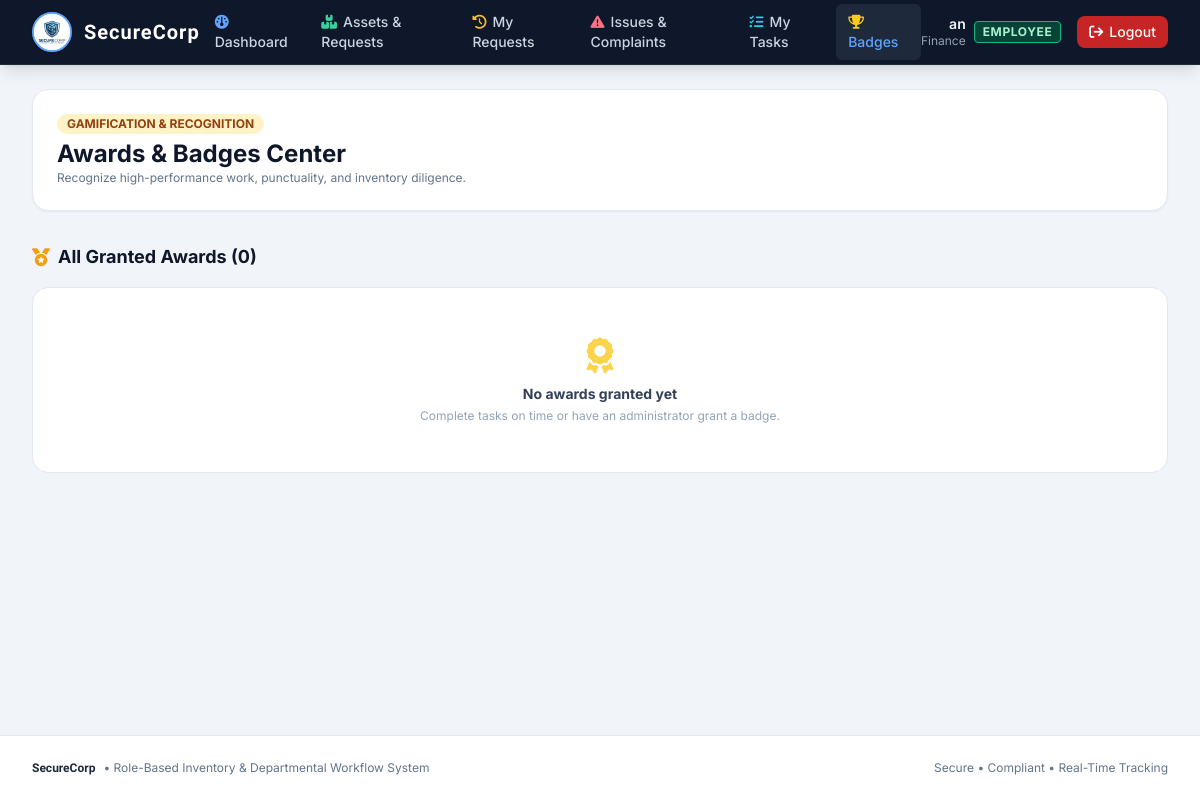
Screenshot of /awards/ (signed in) with the database file from the repository.
### inventory/models.py (models this page shows, shortened)
class User(AbstractUser):
    ROLE_CHOICES = (
        ('ADMIN', 'Admin'),
        ('EMPLOYEE', 'Employee'),
    )
    role = models.CharField(max_length=10, choices=ROLE_CHOICES, default='EMPLOYEE')
    skills = models.ManyToManyField(Skill, blank=True, related_name='employees')
    department = models.ForeignKey(Department, on_delete=models.SET_NULL, null=True, blank=True, related_name='employees')
    @property
    def is_admin_role(self):
        return self.role == 'ADMIN' or self.is_superuser or self.is_staff
    @property
    def full_name_or_username(self):
        full = self.get_full_name()
        return full if full else self.username

class Department(models.Model):
    name = models.CharField(max_length=100, unique=True)
    description = models.TextField(blank=True)

### inventory/views.py (the view)
# urls.py: path('awards/', views.award_list, name='award_list'),
@login_required
def award_list(request):
    awards = Award.objects.select_related('employee', 'employee__department').all().order_by('-awarded_at')
    leaderboard = User.objects.filter(role='EMPLOYEE').annotate(
        award_count=Count('awards')
    ).filter(award_count__gt=0).order_by('-award_count')[:10]
    return render(request, 'inventory/award_list.html', {
        'awards': awards,
        'leaderboard': leaderboard,
        'badge_choices': Award.BADGE_CHOICES
    })

### templates/inventory/award_list.html (shortened to what this page needs)
{% extends 'base.html' %}
{% block content %}
<div class="space-y-8">
    <div class="bg-white p-6 rounded-2xl shadow-sm border border-slate-200 flex flex-col sm:flex-row sm:items-center sm:justify-between gap-4">
        <div>
            <div class="flex items-center space-x-2">
                <span class="inline-flex items-center px-2.5 py-0.5 rounded-full text-xs font-bold bg-amber-100 text-amber-800">
                    GAMIFICATION & RECOGNITION
                </span>
            </div>
            <h1 class="text-2xl font-bold text-slate-900 mt-1">Awards & Badges Center</h1>
            <p class="text-xs text-slate-500">Recognize high-performance work, punctuality, and inventory diligence.</p>
        </div>
    </div>
    <div>
        <h2 class="text-lg font-bold text-slate-900 mb-4 flex items-center">
            <i class="fa-solid fa-medal mr-2 text-amber-500"></i>All Granted Awards ({{ awards.count }})
        </h2>
        <div class="grid grid-cols-1 sm:grid-cols-2 lg:grid-cols-4 gap-6">
            {% for award in awards %}
            <div class="bg-white rounded-2xl shadow-sm border border-slate-200 p-5 flex flex-col justify-between hover:shadow-md transition">
                <div>
                    <div class="flex items-start justify-between">
                        <div class="text-4xl mb-2">{{ award.badge_icon }}</div>
                        {% if user.is_admin_role %}
                        <a href="{% url 'delete_award' award.id %}" class="text-slate-400 hover:text-rose-600 text-xs p-1" title="Revoke Award">
                            <i class="fa-solid fa-trash-can"></i>
                        </a>
                        {% endif %}
                    </div>
                    <h3 class="font-bold text-slate-900 text-base mb-1">{{ award.name }}</h3>
                    <p class="text-xs text-slate-500 mb-3">{{ award.description|default:'Awarded for outstanding contribution and adherence to operational standards.' }}</p>
                </div>
                <div class="pt-3 border-t border-slate-100 flex items-center justify-between text-xs">
                    <div>
                        <span class="text-slate-400 block text-[10px] uppercase font-bold">Awarded To</span>
                        <strong class="text-slate-800">{{ award.employee.username }}</strong>
                    </div>
                    <span class="text-[11px] text-slate-400">{{ award.awarded_at|date:"M d, Y" }}</span>
                </div>
            </div>
            {% empty %}
            <div class="col-span-4 text-center py-12 bg-white rounded-2xl border border-slate-200">
                <i class="fa-solid fa-award text-4xl text-amber-300 mb-2 block"></i>
                <h3 class="text-sm font-bold text-slate-700">No awards granted yet</h3>
                <p class="text-xs text-slate-400 mt-1">Complete tasks on time or have an administrator grant a badge.</p>
            </div>
            {% endfor %}
        </div>
    </div>
</div>
{% endblock %}

### templates/base.html (shortened to what this page needs)
{% load static %}
<!DOCTYPE html>
<html lang="en">
<head>
    <script src="https://cdn.tailwindcss.com"></script>
    <link rel="stylesheet" href="https://cdnjs.cloudflare.com/ajax/libs/font-awesome/6.4.0/css/all.min.css">
</head>
<body class="bg-slate-100 text-slate-800 flex flex-col min-h-screen">
    <nav class="bg-slate-900 text-white shadow-lg sticky top-0 z-50 border-b border-slate-800">
        <div class="max-w-7xl mx-auto px-4 sm:px-6 lg:px-8">
            <div class="flex items-center justify-between h-16">
                <div class="flex items-center space-x-6">
                    <a href="{% url 'dashboard' %}" class="flex items-center space-x-3 group">
                        <img src="{% static 'images/logo.jpg' %}" alt="Logo" class="h-10 w-10 object-contain rounded-full shadow border-2 border-blue-400 bg-white group-hover:scale-105 transition-transform" onerror="this.style.display='none'">
                        <span class="text-xl tracking-wider text-white font-brand font-bold">SecureCorp</span>
                    </a>
                    {% if user.is_authenticated %}
                    <div class="hidden lg:flex items-center space-x-1 text-sm font-medium">
                        {% if user.is_admin_role %}
                            <a href="{% url 'admin_dashboard' %}" class="px-3 py-2 rounded-md hover:bg-slate-800 transition {% if request.path == '/admin-dashboard/' %}bg-slate-800 text-blue-400{% else %}text-slate-300{% endif %}">
                                <i class="fa-solid fa-chart-pie mr-1.5 text-blue-400"></i>Dashboard
                            </a>
                            <a href="{% url 'department_list' %}" class="px-3 py-2 rounded-md hover:bg-slate-800 transition {% if '/departments/' in request.path %}bg-slate-800 text-blue-400{% else %}text-slate-300{% endif %}">
                                <i class="fa-solid fa-building mr-1.5 text-indigo-400"></i>Departments
                            </a>
                            <a href="{% url 'asset_list' %}" class="px-3 py-2 rounded-md hover:bg-slate-800 transition {% if '/assets/' in request.path or '/admin/asset/' in request.path %}bg-slate-800 text-blue-400{% else %}text-slate-300{% endif %}">
                                <i class="fa-solid fa-boxes-stacked mr-1.5 text-emerald-400"></i>Assets
                            </a>
                            <a href="{% url 'request_list' %}" class="px-3 py-2 rounded-md hover:bg-slate-800 transition {% if '/requests/' in request.path %}bg-slate-800 text-blue-400{% else %}text-slate-300{% endif %}">
                                <i class="fa-solid fa-hand-holding-hand mr-1.5 text-amber-400"></i>Requests
                            </a>
                            <a href="{% url 'issue_list' %}" class="px-3 py-2 rounded-md hover:bg-slate-800 transition {% if '/issues/' in request.path %}bg-slate-800 text-blue-400{% else %}text-slate-300{% endif %}">
                                <i class="fa-solid fa-triangle-exclamation mr-1.5 text-rose-400"></i>Issues & Complaints
                            </a>
                            <a href="{% url 'task_list' %}" class="px-3 py-2 rounded-md hover:bg-slate-800 transition {% if '/tasks/' in request.path or '/admin/task/' in request.path %}bg-slate-800 text-blue-400{% else %}text-slate-300{% endif %}">
                                <i class="fa-solid fa-list-check mr-1.5 text-cyan-400"></i>Tasks
                            </a>
                            <a href="{% url 'award_list' %}" class="px-3 py-2 rounded-md hover:bg-slate-800 transition {% if '/awards/' in request.path %}bg-slate-800 text-blue-400{% else %}text-slate-300{% endif %}">
                                <i class="fa-solid fa-trophy mr-1.5 text-yellow-400"></i>Awards
                            </a>
                            <a href="{% url 'employee_list' %}" class="px-3 py-2 rounded-md hover:bg-slate-800 transition {% if '/admin/employees/' in request.path %}bg-slate-800 text-blue-400{% else %}text-slate-300{% endif %}">
                                <i class="fa-solid fa-users mr-1.5 text-purple-400"></i>Team
                            </a>
                        {% else %}
                            <a href="{% url 'employee_dashboard' %}" class="px-3 py-2 rounded-md hover:bg-slate-800 transition {% if request.path == '/employee-dashboard/' %}bg-slate-800 text-blue-400{% else %}text-slate-300{% endif %}">
                                <i class="fa-solid fa-gauge mr-1.5 text-blue-400"></i>Dashboard
                            </a>
                            <a href="{% url 'asset_list' %}" class="px-3 py-2 rounded-md hover:bg-slate-800 transition {% if '/assets/' in request.path %}bg-slate-800 text-blue-400{% else %}text-slate-300{% endif %}">
                                <i class="fa-solid fa-boxes-stacked mr-1.5 text-emerald-400"></i>Assets & Requests
                            </a>
                            <a href="{% url 'request_list' %}" class="px-3 py-2 rounded-md hover:bg-slate-800 transition {% if '/requests/' in request.path %}bg-slate-800 text-blue-400{% else %}text-slate-300{% endif %}">
                                <i class="fa-solid fa-clock-rotate-left mr-1.5 text-amber-400"></i>My Requests
                            </a>
                            <a href="{% url 'issue_list' %}" class="px-3 py-2 rounded-md hover:bg-slate-800 transition {% if '/issues/' in request.path %}bg-slate-800 text-blue-400{% else %}text-slate-300{% endif %}">
                                <i class="fa-solid fa-triangle-exclamation mr-1.5 text-rose-400"></i>Issues & Complaints
                            </a>
                            <a href="{% url 'task_list' %}" class="px-3 py-2 rounded-md hover:bg-slate-800 transition {% if '/tasks/' in request.path %}bg-slate-800 text-blue-400{% else %}text-slate-300{% endif %}">
                                <i class="fa-solid fa-list-check mr-1.5 text-cyan-400"></i>My Tasks
                            </a>
                            <a href="{% url 'award_list' %}" class="px-3 py-2 rounded-md hover:bg-slate-800 transition {% if '/awards/' in request.path %}bg-slate-800 text-blue-400{% else %}text-slate-300{% endif %}">
                                <i class="fa-solid fa-trophy mr-1.5 text-yellow-400"></i>Badges
                            </a>
                        {% endif %}
                    </div>
                    {% endif %}
                </div>
                <div class="flex items-center space-x-4">
                    {% if user.is_authenticated %}
                        <div class="hidden sm:flex items-center space-x-2 text-right">
                            <div class="flex flex-col">
                                <span class="text-sm font-semibold text-slate-100 leading-tight">{{ user.full_name_or_username }}</span>
                                <span class="text-xs text-slate-400">
                                    {% if user.department %}{{ user.department.name }}{% else %}No Department{% endif %}
                                </span>
                            </div>
                            <span class="inline-flex items-center px-2 py-0.5 rounded text-xs font-bold uppercase tracking-wider {% if user.is_admin_role %}bg-purple-900/80 text-purple-200 border border-purple-500{% else %}bg-emerald-900/80 text-emerald-200 border border-emerald-500{% endif %}">
                                {{ user.role }}
                            </span>
                        </div>
                        <a href="{% url 'logout' %}" class="inline-flex items-center text-xs sm:text-sm bg-red-600/90 hover:bg-red-600 text-white font-medium px-3 py-1.5 rounded-lg transition shadow-sm">
                            <i class="fa-solid fa-arrow-right-from-bracket mr-1.5"></i>Logout
                        </a>
                    {% else %}
                        <a href="{% url 'login' %}" class="text-slate-300 hover:text-white text-sm font-medium px-3 py-1.5">Login</a>
                        <a href="{% url 'register' %}" class="bg-blue-600 hover:bg-blue-700 text-white text-sm font-medium px-4 py-1.5 rounded-lg shadow transition">Register</a>
                    {% endif %}
                </div>
            </div>
        </div>
    </nav>
    <main class="flex-grow max-w-7xl w-full mx-auto px-4 sm:px-6 lg:px-8 py-6">
        {% block content %}{% endblock %}
    </main>
    <footer class="bg-white border-t border-slate-200 py-6 text-center text-xs text-slate-500 mt-auto">
        <div class="max-w-7xl mx-auto px-4 sm:px-6 lg:px-8 flex flex-col sm:flex-row justify-between items-center gap-2">
            <div class="flex items-center space-x-2">
                <span class="font-bold font-brand text-slate-800">SecureCorp</span>
                <span>• Role-Based Inventory & Departmental Workflow System</span>
            </div>
            <div>
                <span>Secure • Compliant • Real-Time Tracking</span>
            </div>
        </div>
    </footer>
</body>
</html>

### templates/base.html (style rules this page uses)
body { font-family: 'Inter', sans-serif; }
.font-brand { font-family: 'Orbitron', sans-serif; }

### rows the page displays
User: full_name_or_username "an", department.name "Finance", role "EMPLOYEE"

### other values shown
{{ awards.count }} "0"
